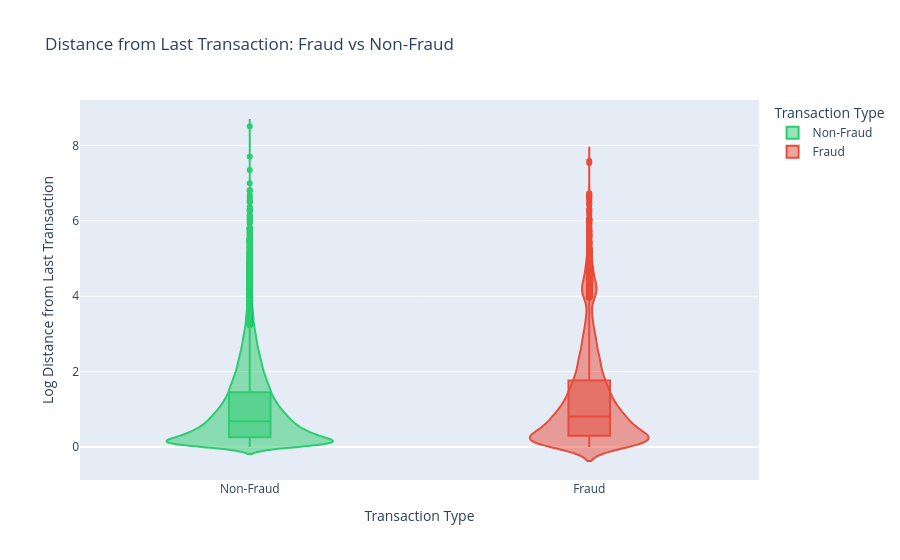

This figure's notebook cell:
### Markdown cell above
**H2: Fraud increases with distance from the last transaction (Mann–Whitney U test)**
- Aim: To test whether fraud increases with distance from the last transaction.
- Test details:
    - Variable tested: log_distance_from_last_transaction
    - Test used: Mann–Whitney U (non-parametric)
    - Reason for log transformation: the variable is highly skewed, and log transformation reduces the effect of extreme values while maintaining relative differences.
- Results:
    - U-statistic: 434,521,269
    - p-value: 1.22 × 10⁻⁴³
    - Cliff’s Delta (δ): 0.090 (negligible effect)
    - Median (fraud): 0.809
    - Median (non-fraud): 0.682
- Interpretation:
   - There is a statistically significant difference between fraudulent and non-fraudulent transactions (p < 0.001), indicating that fraudulent transactions tend to occur slightly farther from the previous transaction.
    - However, the effect size is negligible (δ = 0.090), meaning that while the difference exists statistically due to the large sample size, the practical impact is minimal.
    - This suggests that distance from the previous transaction alone does not strongly distinguish fraud from genuine behaviour.
- Visualisation - Distance from Last Transaction Chart (Interactive violin plot)
    - A Plotly interactive violin plot was used to visualise how distance_from_last_transaction differs between fraudulent and non-fraudulent transactions. Plotly was chosen here because it allows interactive exploration of outliers and distribution shapes (users can hover to inspect values or toggle classes to isolate group behaviour).This was slected as the violin shape displays both density and spread, while the overlaid box shows median and quartiles, linking directly to the Mann–Whitney U test results. Interactivity makes it easier to inspect rare, extreme transactions that might indicate unusual activity patterns.
    - The visual supports the statistical finding that fraudulent transactions have a slightly wider spread of distances but are not dramatically different overall.

### Code cell
# =============================================================================
# H2: Fraud increases with distance from the last transaction
# Test: Mann–Whitney U on log_distance_from_last_transaction
# Visual: Plotly violin plot (shows distribution and box and outliers)
# Rationale:
#   - Continuous feature, skewed → non-parametric MWU test
#   - Visual clarifies group differences and spread
# =============================================================================

# ─────────────────────────────────────────────────────────────────────────────
# Statistical test: compare fraud vs non-fraud distributions
# ─────────────────────────────────────────────────────────────────────────────
run_mw_test(df, "log_distance_from_last_transaction")

print("=" * 90) # separator line

# ─────────────────────────────────────────────────────────────────────────────
# Visual: Violin plot – log_distance_from_last_transaction by fraud status
# Shows median (white dot), IQR (box), and full distribution shape
# Helpful for visualising skew and overlap between fraud groups
# ─────────────────────────────────────────────────────────────────────────────
# Map numeric fraud flag (label for readability)

df['fraud_label'] = df['fraud'].map({0: 'Non-Fraud', 1: 'Fraud'}) # map fraud to labels for clarity

fig = px.violin(df, x='fraud_label', y='log_distance_from_last_transaction', # Violin plot
                box=True,  # embed boxplot summary inside violin
                points='outliers',  # show individual outlier points
                color='fraud_label', # color by fraud status
                labels={'fraud_label': 'Transaction Type',  # axis labels
                        'log_distance_from_last_transaction': 'Log Distance from Last Transaction'}, # axis labels
                title='Distance from Last Transaction: Fraud vs Non-Fraud', # title
                  color_discrete_map={'Non-Fraud': '#2ecc71', 'Fraud': '#e74c3c'}) # green for non-fraud, red for fraud


fig.show() # display plot

### Figure 1 — Plotly figure (JSON) as saved in the notebook; plotly's stock layout.template omitted (floating-point values rounded to 4 significant figures; data arrays with more than 128 entries replaced by an {"elided": "..."} marker saying what was removed)
{"data": [{"alignmentgroup": "True", "box": {"visible": true}, "hovertemplate": "Transaction Type=%{x}<br>Log Distance from Last Transaction=%{y}<extra></extra>", "legendgroup": "Non-Fraud", "marker": {"color": "#2ecc71"}, "name": "Non-Fraud", "offsetgroup": "Non-Fraud", "orientation": "v", "points": "outliers", "scalegroup": "True", "showlegend": true, "type": "violin", "x": {"elided": "91260 str values"}, "x0": " ", "xaxis": "x", "y": {"elided": "91260 float values"}, "y0": " ", "yaxis": "y"}, {"alignmentgroup": "True", "box": {"visible": true}, "hovertemplate": "Transaction Type=%{x}<br>Log Distance from Last Transaction=%{y}<extra></extra>", "legendgroup": "Fraud", "marker": {"color": "#e74c3c"}, "name": "Fraud", "offsetgroup": "Fraud", "orientation": "v", "points": "outliers", "scalegroup": "True", "showlegend": true, "type": "violin", "x": {"elided": "8740 str values"}, "x0": " ", "xaxis": "x", "y": {"elided": "8740 float values"}, "y0": " ", "yaxis": "y"}], "layout": {"legend": {"title": {"text": "Transaction Type"}, "tracegroupgap": 0}, "title": {"text": "Distance from Last Transaction: Fraud vs Non-Fraud"}, "violinmode": "overlay", "xaxis": {"anchor": "y", "categoryarray": ["Non-Fraud", "Fraud"], "categoryorder": "array", "domain": [0, 1], "title": {"text": "Transaction Type"}}, "yaxis": {"anchor": "x", "domain": [0, 1], "title": {"text": "Log Distance from Last Transaction"}}}}
